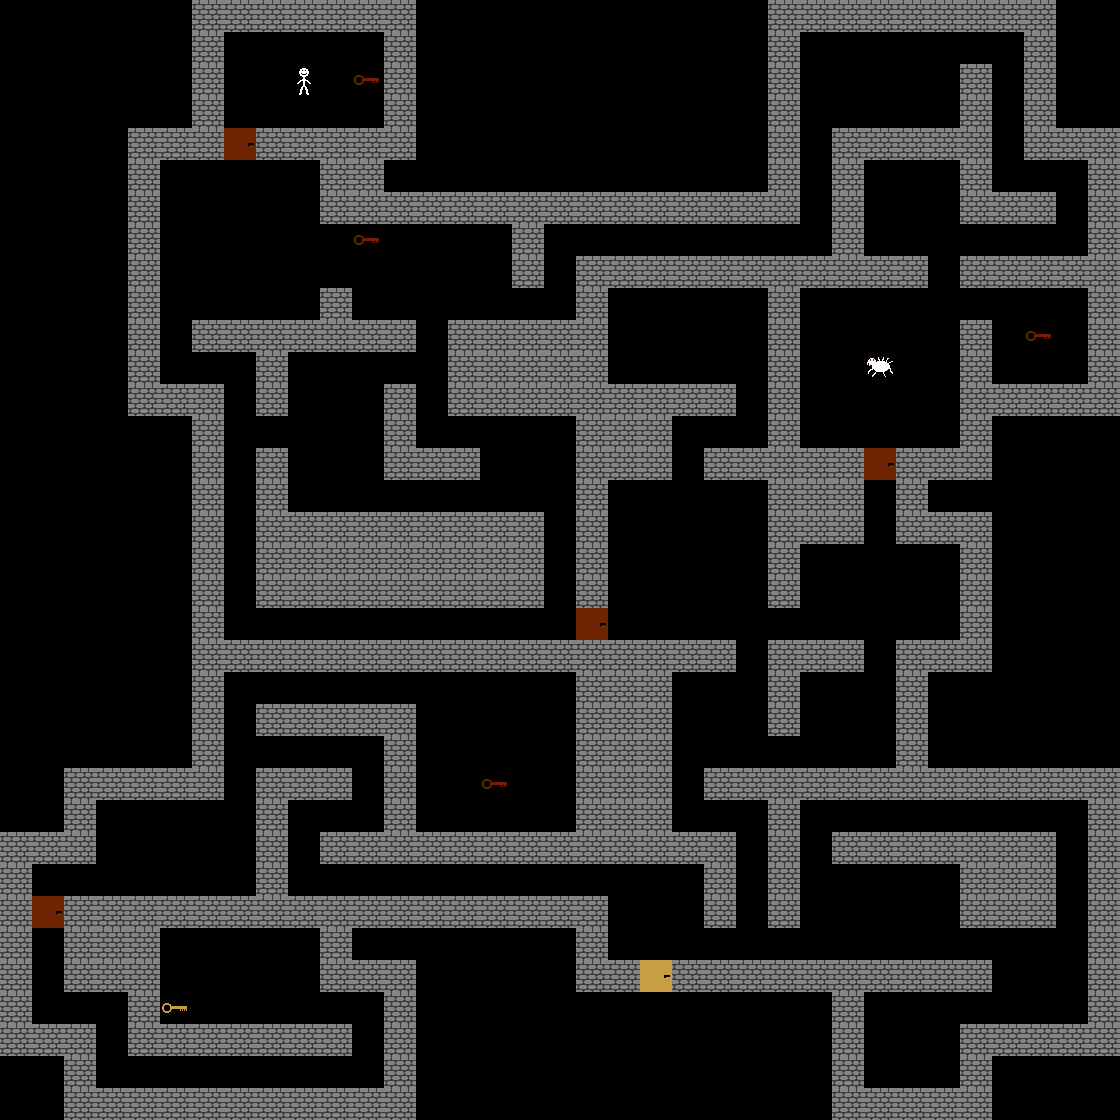

Below is a game level as drawn by its tile map, then a one-line description and the .tmx file that defines it, in full:
An orthogonal 35x35 tile map with 32x32 px tiles, 1 tile layer (Tile Layer 1).

<map version="1.10" tiledversion="1.11.2" orientation="orthogonal" renderorder="right-down" width="35" height="35" tilewidth="32" tileheight="32" infinite="0" nextlayerid="2" nextobjectid="1">
 <tileset firstgid="1" source="tileset.tsx" />
 <layer id="1" name="Tile Layer 1" width="35" height="35">
  <data encoding="csv">
1,1,1,1,1,1,2,2,2,2,2,2,2,1,1,1,1,1,1,1,1,1,1,1,2,2,2,2,2,2,2,2,2,1,1,
1,1,1,1,1,1,2,10,1,1,1,1,2,1,1,1,1,1,1,1,1,1,1,1,2,1,1,1,1,1,1,1,2,1,1,
1,1,1,1,1,1,2,1,1,5,1,7,2,1,1,1,1,1,1,1,1,1,1,1,2,1,1,9,1,1,2,1,2,1,1,
1,1,1,1,1,1,2,1,1,1,1,1,2,1,1,1,1,1,1,1,1,1,1,1,2,1,1,1,1,1,2,1,2,1,1,
1,1,1,1,2,2,2,3,2,2,2,2,2,1,1,1,1,1,1,1,1,1,1,1,2,1,2,2,2,2,2,1,2,2,2,
1,1,1,1,2,1,1,1,1,1,2,2,1,1,1,1,1,1,1,1,1,1,1,1,2,1,2,1,1,1,2,1,1,1,2,
1,1,1,1,2,1,1,1,1,1,2,2,2,2,2,2,2,2,2,2,2,2,2,2,2,1,2,1,1,1,2,2,2,1,2,
1,1,1,1,2,1,1,1,9,1,1,7,1,1,1,1,2,1,1,1,1,1,1,1,1,1,2,1,1,1,1,1,1,1,2,
1,1,1,1,2,1,1,1,1,1,1,1,1,9,1,1,2,1,2,2,2,2,2,2,2,2,2,2,2,1,2,2,2,2,2,
1,1,1,1,2,1,1,1,1,1,2,1,1,1,1,1,1,1,2,1,1,1,1,1,2,1,1,1,1,1,1,1,1,1,2,
1,1,1,1,2,1,2,2,2,2,2,2,2,1,2,2,2,2,2,1,1,9,1,1,2,1,1,1,1,1,2,1,7,1,2,
1,1,1,1,2,1,1,1,2,1,1,1,1,1,2,2,2,2,2,1,1,1,1,1,2,1,9,6,1,1,2,1,1,1,2,
1,1,1,1,2,2,2,1,2,1,1,1,2,1,2,2,2,2,2,2,2,2,2,1,2,1,1,1,1,1,2,2,2,2,2,
1,1,1,1,1,1,2,1,1,1,9,1,2,1,1,1,1,1,2,2,2,1,1,1,2,1,1,1,1,1,2,1,1,1,1,
1,1,1,1,1,1,2,1,2,1,1,1,2,2,2,1,1,1,2,2,2,1,2,2,2,2,2,3,2,2,2,1,1,1,1,
1,1,1,1,1,1,2,1,2,1,1,1,1,1,1,1,1,1,2,1,1,1,1,1,2,2,2,1,2,1,1,1,1,1,1,
1,1,1,1,1,1,2,1,2,2,2,2,2,2,2,2,2,1,2,1,1,1,1,1,2,2,2,1,2,2,2,1,1,1,1,
1,1,1,1,1,1,2,1,2,2,2,2,2,2,2,2,2,1,2,1,1,9,1,1,2,1,1,1,1,1,2,1,1,1,1,
1,1,1,1,1,1,2,1,2,2,2,2,2,2,2,2,2,1,2,1,1,1,1,1,2,1,1,1,1,1,2,1,1,1,1,
1,1,1,1,1,1,2,1,1,1,1,1,1,1,1,1,1,1,3,1,1,1,1,1,1,1,1,1,1,1,2,1,1,1,1,
1,1,1,1,1,1,2,2,2,2,2,2,2,2,2,2,2,2,2,2,2,2,2,1,2,2,2,1,2,2,2,1,1,1,1,
1,1,1,1,1,1,2,1,1,1,1,1,1,1,1,1,1,1,2,2,2,1,1,1,2,1,1,1,2,1,1,1,1,1,1,
1,1,1,1,1,1,2,1,2,2,2,2,2,1,1,1,1,1,2,2,2,1,9,1,2,1,1,1,2,1,1,1,1,1,1,
1,1,1,1,1,1,2,1,1,1,1,1,2,1,1,1,1,1,2,2,2,1,1,1,1,1,1,1,2,1,1,1,1,1,1,
1,1,2,2,2,2,2,1,2,2,2,1,2,1,1,7,1,1,2,2,2,1,2,2,2,2,2,2,2,2,2,2,2,2,2,
1,1,2,1,1,1,1,1,2,1,1,1,2,1,1,1,1,1,2,2,2,1,1,1,2,1,1,1,1,1,1,1,1,1,2,
2,2,2,1,1,9,1,1,2,1,2,2,2,2,2,2,2,2,2,2,2,2,2,1,2,1,2,2,2,2,2,2,2,1,2,
2,1,1,1,1,1,1,1,2,1,1,1,1,1,1,1,1,1,1,1,1,1,2,1,2,1,1,1,1,1,2,2,2,1,2,
2,3,2,2,2,2,2,2,2,2,2,2,2,2,2,2,2,2,2,1,1,1,2,1,2,1,1,9,1,1,2,2,2,1,2,
2,1,2,2,2,1,1,1,1,1,2,1,1,1,1,1,1,1,2,1,1,1,1,1,1,1,1,1,1,1,1,1,1,1,2,
2,1,2,2,2,11,1,9,1,1,2,2,2,1,1,1,1,1,2,2,4,2,2,2,2,2,2,2,2,2,2,1,1,1,2,
2,1,1,1,2,8,1,1,1,1,1,1,2,1,1,1,1,1,1,1,1,1,1,1,1,1,2,1,1,1,1,1,1,1,2,
2,2,2,1,2,2,2,2,2,2,2,1,2,1,1,1,1,1,1,1,12,1,1,1,1,1,2,1,1,1,2,2,2,2,2,
1,1,2,1,1,1,1,1,1,1,1,1,2,1,1,1,1,1,1,1,1,1,1,1,1,1,2,1,1,1,2,1,1,1,1,
1,1,2,2,2,2,2,2,2,2,2,2,2,1,1,1,1,1,1,1,1,1,1,1,1,1,2,2,2,2,2,1,1,1,1
</data>
 </layer>
</map>